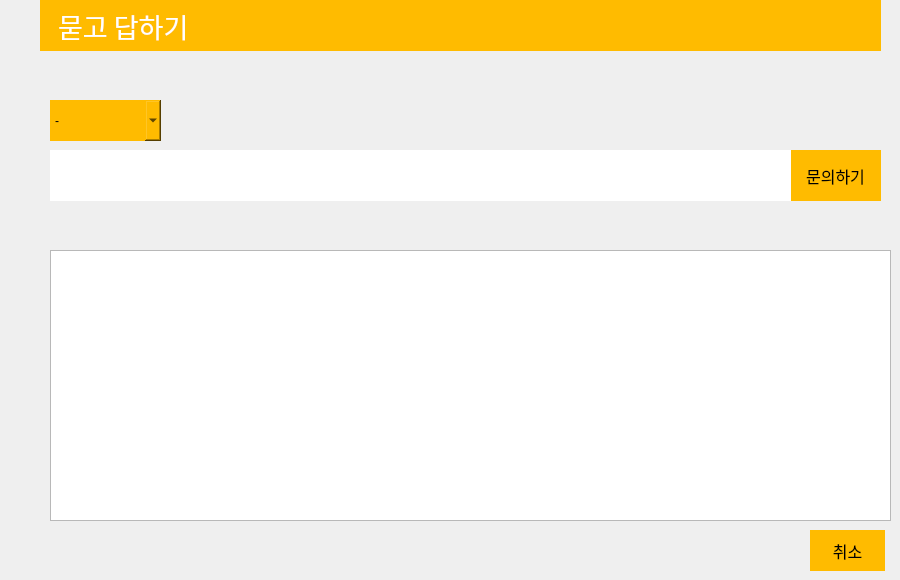
   <widget class="QWidget" name="page_4">
    <widget class="QPushButton" name="question_add_button">
     <property name="geometry">
      <rect>
       <x>790</x>
       <y>150</y>
       <width>91</width>
       <height>51</height>
      </rect>
     </property>
     <property name="font">
      <font>
       <family>경기천년바탕 Bold</family>
       <pointsize>12</pointsize>
      </font>
     </property>
     <property name="styleSheet">
      <string notr="true">background-color:rgb(255,187,0);
border-style: solid;
</string>
     </property>
     <property name="text">
      <string>문의하기</string>
     </property>
    </widget>
    <widget class="QPushButton" name="question_cancle_button">
     <property name="geometry">
      <rect>
       <x>810</x>
       <y>530</y>
       <width>75</width>
       <height>41</height>
      </rect>
     </property>
     <property name="font">
      <font>
       <family>경기천년바탕 Bold</family>
       <pointsize>12</pointsize>
      </font>
     </property>
     <property name="styleSheet">
      <string notr="true">background-color:rgb(255,187,0);
border-style: solid;
</string>
     </property>
     <property name="text">
      <string>취소</string>
     </property>
    </widget>
    <widget class="QLabel" name="label_34">
     <property name="geometry">
      <rect>
       <x>40</x>
       <y>0</y>
       <width>841</width>
       <height>51</height>
      </rect>
     </property>
     <property name="font">
      <font>
       <family>경기천년바탕 Bold</family>
       <pointsize>20</pointsize>
      </font>
     </property>
     <property name="styleSheet">
      <string notr="true">background-color:rgb(255,187,0);
color:white;
</string>
     </property>
     <property name="text">
      <string>   묻고 답하기</string>
     </property>
    </widget>
    <widget class="QTableWidget" name="QandA_list">
     <property name="geometry">
      <rect>
       <x>50</x>
       <y>250</y>
       <width>841</width>
       <height>271</height>
      </rect>
     </property>
     <property name="editTriggers">
      <set>QAbstractItemView::NoEditTriggers</set>
     </property>
     <attribute name="horizontalHeaderStretchLastSection">
      <bool>true</bool>
     </attribute>
    </widget>
    <widget class="QLineEdit" name="QandA_lineEdit">
     <property name="geometry">
      <rect>
       <x>50</x>
       <y>150</y>
       <width>741</width>
       <height>51</height>
      </rect>
     </property>
     <property name="styleSheet">
      <string notr="true">border-style: solid;
</string>
     </property>
    </widget>
    <widget class="QComboBox" name="comboBox">
     <property name="geometry">
      <rect>
       <x>50</x>
       <y>100</y>
       <width>111</width>
       <height>41</height>
      </rect>
     </property>
     <property name="styleSheet">
      <string notr="true">background-color:rgb(255,187,0);
border-style: solid;
</string>
     </property>
     <item>
      <property name="text">
       <string>-</string>
      </property>
     </item>
     <item>
      <property name="text">
       <string>김밥</string>
      </property>
     </item>
     <item>
      <property name="text">
       <string>참치김밥</string>
      </property>
     </item>
     <item>
      <property name="text">
       <string>치즈김밥</string>
      </property>
     </item>
     <item>
      <property name="text">
       <string>떡볶이</string>
      </property>
     </item>
     <item>
      <property name="text">
       <string>라볶이</string>
      </property>
     </item>
     <item>
      <property name="text">
       <string>치즈떡볶이</string>
      </property>
     </item>
     <item>
      <property name="text">
       <string>돼지김치찌개</string>
      </property>
     </item>
     <item>
      <property name="text">
       <string>참치김치찌개</string>
      </property>
     </item>
    </widget>
   </widget>
